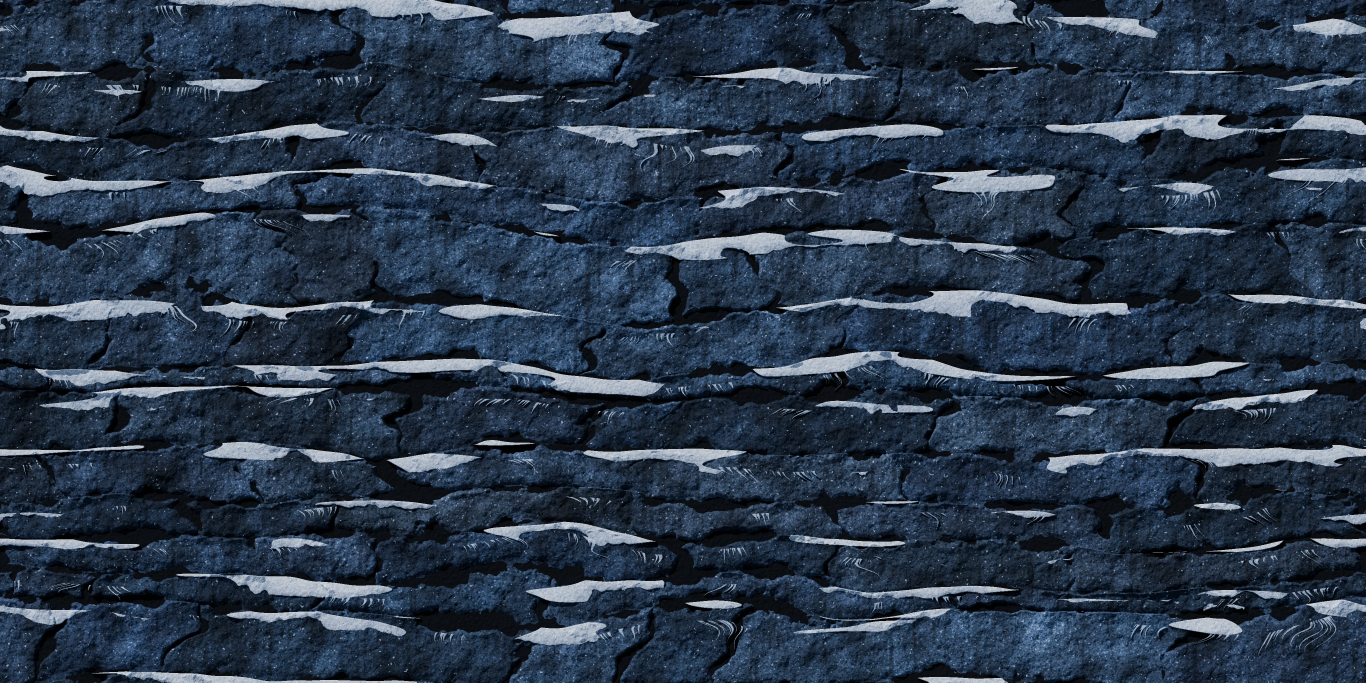
#> input picture dev/tex-backup/rock_arctic_native.webp, 4096 x 2048 px (shown at 1/3 size); its folder holds 3 pictures in this run
$ python arctic_snow_relief.py
#> lines starting #> are read from the running program, lines starting #| are printed output that depends on the picture; after the words box and inside, x2 and y2 are one past the last pixel; in counts of white or black regions, pixels touching at a corner belong together
"""Снег на уступах породы Арктики (критик r29: «белые плоские полосы читаются как дыры»): объём и меньше полос.

python dev/tools/arctic_snow_relief.py [--keep 0.55] [--seed 7] [--name rock_arctic]

Берёт родную ×4 assets/tex/native/<имя>.webp (прежняя сохраняется в dev/tex-backup/<имя>_native.webp один раз):
- снег = светлые малонасыщенные пиксели; каждый вертикальный отрезок снега в столбце затеняется сверху вниз
  (верх — свет, низ — синеватая тень 0.6), по верхней кромке — блик 1–2 px, лёгкое зерно — снег объёмный, а не плоский;
- камень (не снег) умножается на --rock-tint (оттенок по эталону);
- доля пятен (1 − keep, по умолчанию 65 %) убирается: пятно заполняется камнем прямо над ним (один сдвиг на пятно), края мягкие.
Пишет родную webp (lossy q90, как make_native --lossy) и малую assets/tex/<имя>.png — точное уменьшение 4×4.
"""
import argparse
import shutil
from pathlib import Path

import numpy as np
from PIL import Image
from scipy import ndimage

ROOT = Path(__file__).resolve().parent.parent.parent
Image.MAX_IMAGE_PIXELS = None


def main():
    ap = argparse.ArgumentParser()
    ap.add_argument('--name', default='rock_arctic')
    ap.add_argument('--keep', type=float, default=0.35)
    ap.add_argument('--seed', type=int, default=7)
    ap.add_argument('--rock-tint', default='1.159,0.944,0.748', help='множители каналов камня (не снега): r,g,b')
    a = ap.parse_args()
    nat = ROOT / 'assets/tex/native' / f'{a.name}.webp'
    bak = ROOT / 'dev/tex-backup' / f'{a.name}_native.webp'
    if not bak.exists():
        bak.parent.mkdir(parents=True, exist_ok=True); shutil.copy(nat, bak)
    img = np.asarray(Image.open(bak).convert('RGB')).astype(np.float32)
    H, W, _ = img.shape
#> H = 2048; W = 4096
    L = img.mean(2); sat = img.max(2) - img.min(2)
    snow = (L > 150) & (sat < 70)
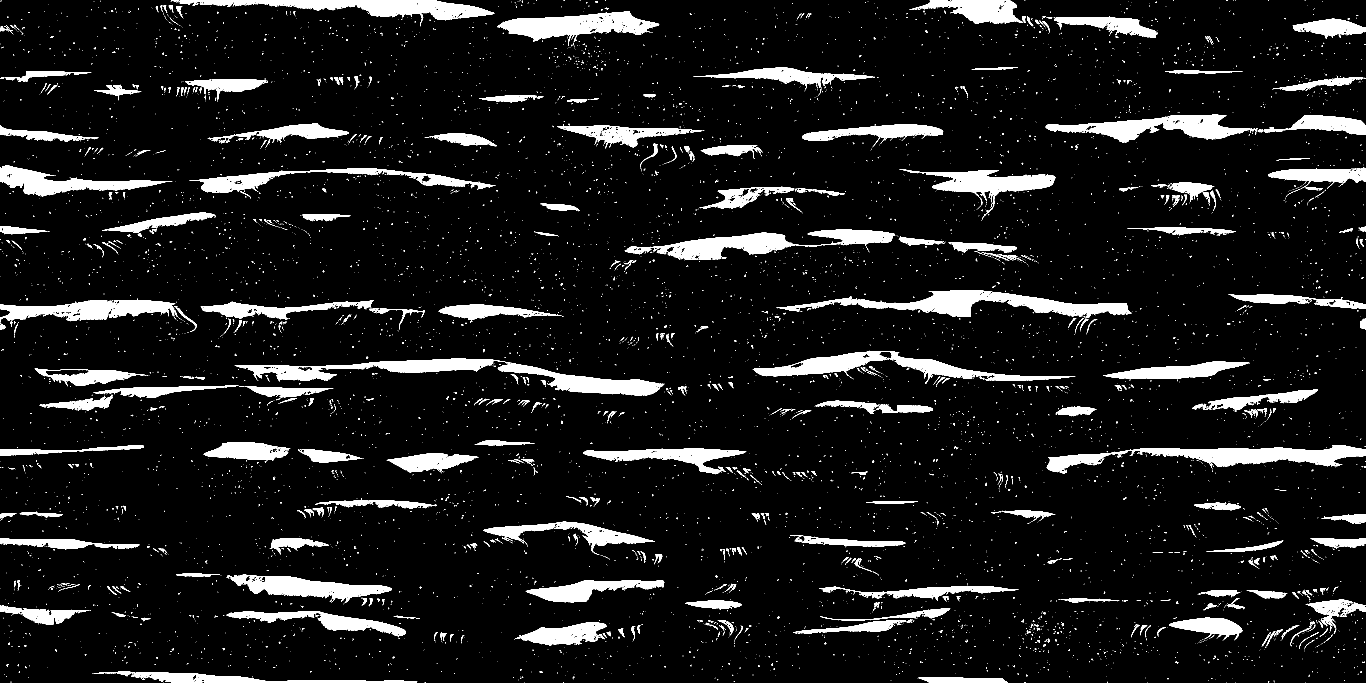
#> snow: shape (2048, 4096) bool (shown at 1/3 size); 9% white; 8352 white regions (7695 under 20 px), largest, box (x1, y1, x2, y2) and area: (704, 1076, 1994, 1188) 36558, (2329, 871, 3395, 953) 29923, (3140, 1335, 4096, 1417) 28763
    snow = ndimage.binary_closing(snow, iterations=1)
#> snow: shape (2048, 4096) bool; 9.3% white; 7573 white regions (6919 under 20 px), largest, box (x1, y1, x2, y2) and area: (704, 1076, 1994, 1188) 37480, (2329, 870, 3395, 953) 30756, (3140, 1335, 4095, 1420) 29741
    lab, n = ndimage.label(snow)
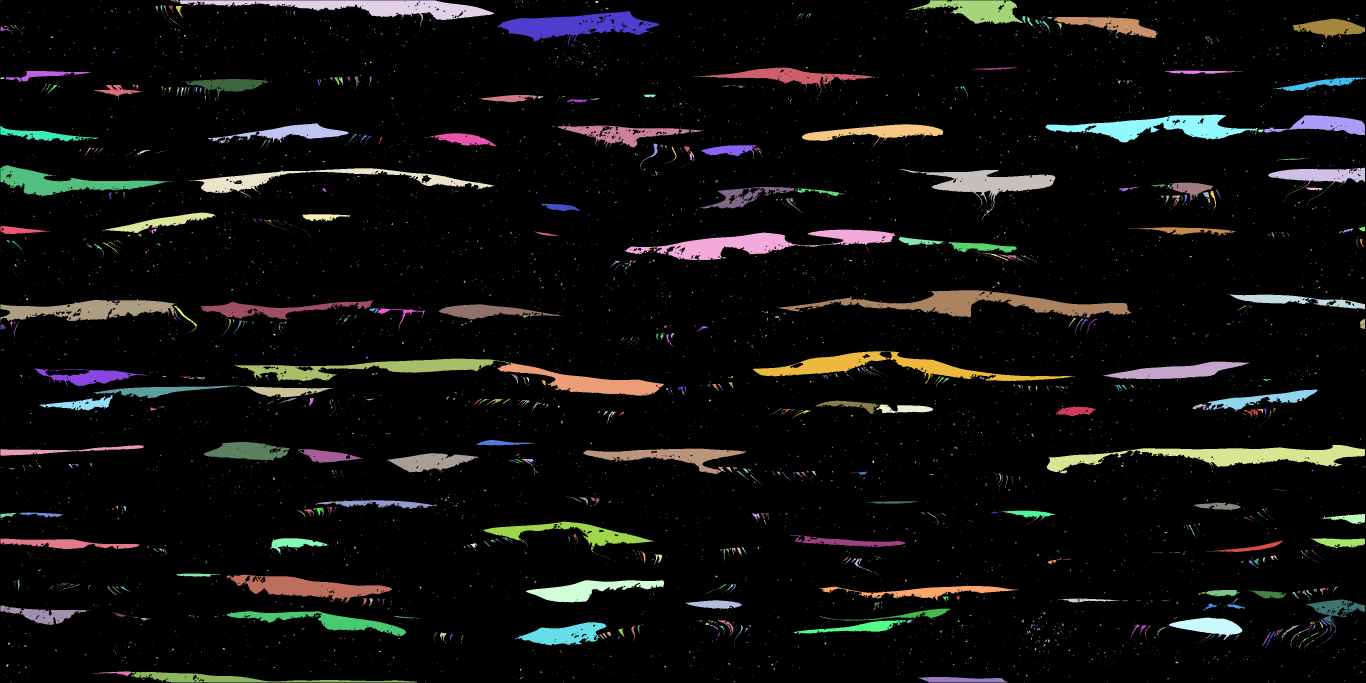
#> lab: shape (2048, 4096) int32 (shown at 1/3 size); 9979 distinct labels, from 0 to 9978; one colour per label, 0 black
#> n = 9978
    rng = np.random.default_rng(a.seed)
    drop = np.zeros(n + 1, bool); drop[1:] = rng.random(n) > a.keep
    sizes = ndimage.sum(snow, lab, range(n + 1))
#> sizes = 9979 values, max 30723 at index 4348, min 0 at index 0, mean 77.77
    drop[sizes < 30] = False                      # мелочь (сосульки, иней) не трогаем
    # r31: «линзы снега посреди скалы — как рваная бумага»: убранные пятна заполняются камнем прямо над ними
    # (тот же сдвиг для всего пятна — без полос), края — мягко
    src0 = img.copy(); repl = np.zeros((H, W), np.float32); fill_img = img.copy()
    for k, sl in enumerate(ndimage.find_objects(lab), 1):
        if sl is None or not drop[k]: continue
        ys, xs = sl; hh = ys.stop - ys.start; off = hh + 10
        m = ndimage.binary_dilation(lab[sl] == k, iterations=3)
        yy = (np.arange(ys.start, ys.stop) - off) % H
        patch = src0[yy][:, xs]
        fill_img[sl][m] = patch[m]; repl[sl][m] = 1.0
#> this loop made 9978 passes
#> (hh, off, yy) on passes 2, 3, 19: (5, 15, [2034, 2035, 2036, 2037, 2038]), (7, 17, [2032, 2033, 2034, 2035, 2036, 2037, 2038]), (6, 16, [2035, 2036, 2037, 2038, 2039, 2040])
#> repl: shape (2048, 4096) float32; values 0 (black) and 1 (white), 6.3% white; 246 white regions, largest, box (x1, y1, x2, y2) and area: (704, 1076, 1992, 1188) 46639, (2329, 871, 3395, 953) 37940, (3140, 1335, 4095, 1420) 36429
    repl = ndimage.gaussian_filter(repl, 1.5)
    img = img * (1 - repl[..., None]) + fill_img * repl[..., None]
    snow &= ~(drop[lab] & (lab > 0))
#> snow: shape (2048, 4096) bool; 4.5% white; 7661 white regions (7260 under 20 px), largest, box (x1, y1, x2, y2) and area: (2258, 1054, 3226, 1152) 24828, (538, 1, 1484, 79) 24499, (3137, 344, 3773, 428) 22382
    L = img.mean(2)                               # яркость после заполнения: оттенок камня ложится и на заплатки
    out = img.copy()
    grain = rng.normal(0, 1, (H, W)).astype(np.float32)
    grain = ndimage.gaussian_filter(grain, 1.2) * 6
    # тон по длине шапки: снег то на свету, то в тени соседнего выступа (период 60–200 px родной)
    tone = ndimage.gaussian_filter1d(rng.normal(0, 1, W).astype(np.float32), 40, mode='wrap'); tone /= np.abs(tone).max() + 1e-6
    shadow = np.array([104, 120, 158], np.float32)
    for x in range(W):
        col = snow[:, x]
        if not col.any(): continue
        d = np.diff(np.r_[0, col.astype(np.int8), 0])
        for y0, y1 in zip(np.flatnonzero(d == 1), np.flatnonzero(d == -1)):
            h = y1 - y0
            if False:
                # зеркальная копия породы над отрезком (с переносом по периоду) + мягкие края
                src = (y0 - 1 - np.arange(h) - 2) % H
                fill = img[src, x]
                out[y0:y1, x] = fill
                for k in (1, 2):
                    for yy, w in ((y0 - k, 0.5 / k), (y1 - 1 + k, 0.5 / k)):
                        yy %= H; out[yy, x] = out[yy, x] * (1 - w) + img[(yy - h - 3) % H, x] * w
                continue
            v = (np.arange(h) + 0.5) / max(h, 1)
            f = np.where(v < 0.22, 1.0, 1.0 - (v - 0.22) / 0.78 * 0.62)[:, None]
            seg = out[y0:y1, x] * (0.84 + 0.06 * tone[x])
            seg = seg * f + shadow * (1 - f)
            if h >= 3: seg[:2] = np.minimum(255, seg[:2] * 1.06 + 6)
            seg += grain[y0:y1, x, None]
            out[y0:y1, x] = seg
            if y1 < H: out[y1 % H, x] *= 0.78       # контактная тень под шапкой
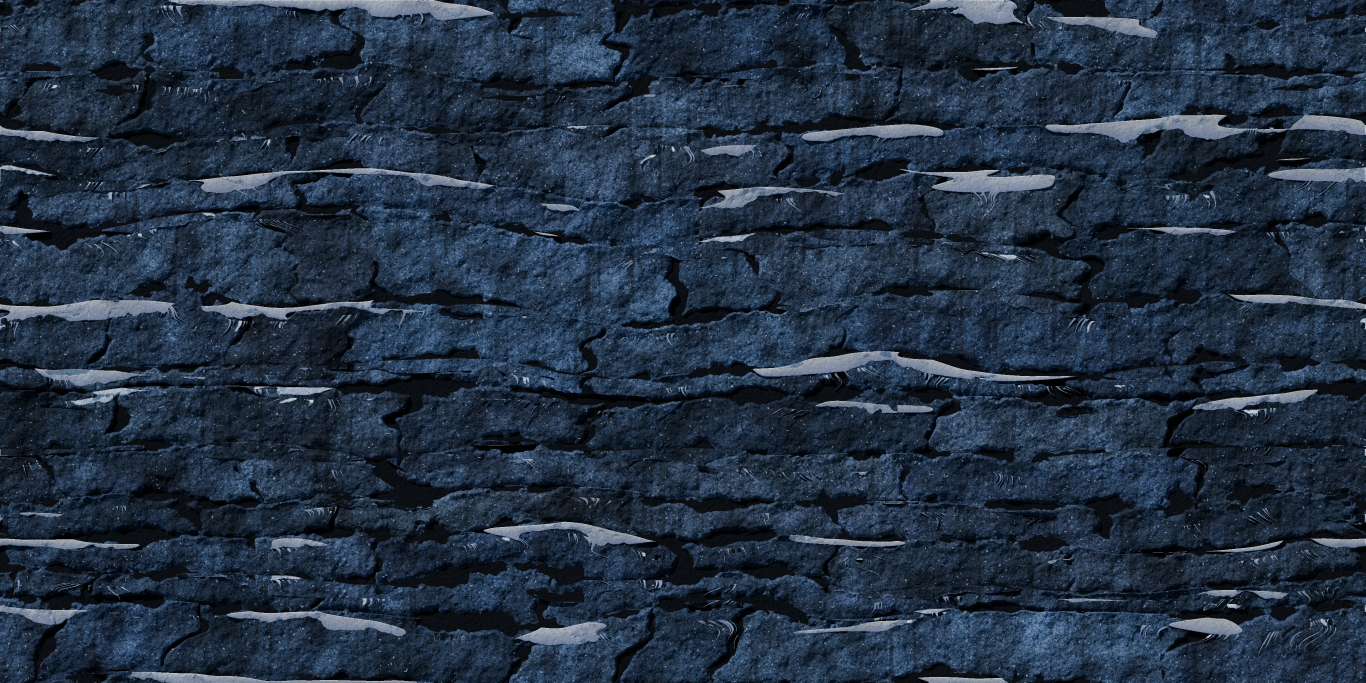
#> out: shape (2048, 4096, 3) float32 (shown at 1/3 size); mean R, G, B 35, 49, 67.5
#> after the loop, yy = [1987, 1988, 1989, 1990, 1991, 1992, 1993, 1994, 1995, 1996, 1997, 1998, 1999, 2000, 2001, 2002]
    # v73: оттенок камня по эталону (камень 22/27/37 при прежних 19/29/48): только камень, снег и сосульки — белые
    tint = np.array([float(v) for v in a.rock_tint.split(',')], np.float32)
    w = ndimage.gaussian_filter((~snow).astype(np.float32), 1.0)[..., None]
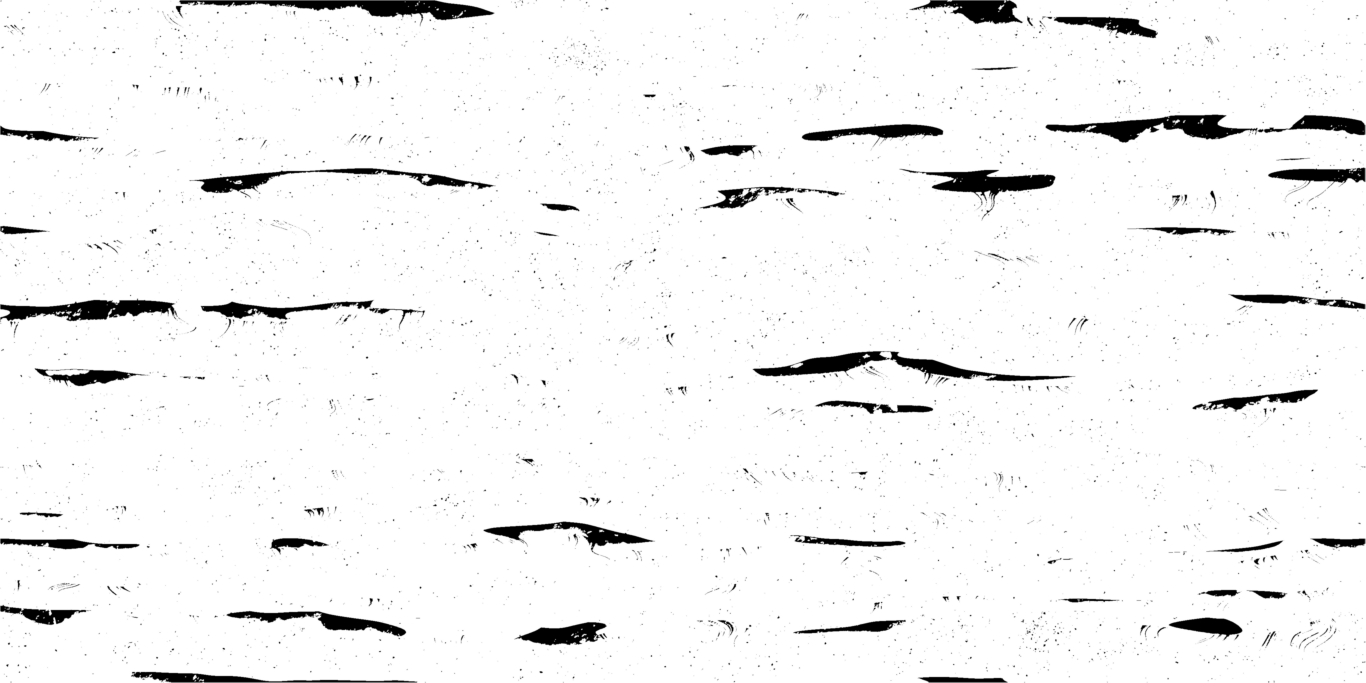
#> w: shape (2048, 4096, 1) float32 (shown at 1/3 size); min 0, max 1, mean 0.955
    w *= np.clip((200 - L[..., None]) / 60, 0, 1)                 # светлый иней и сосульки не трогаем
    out = out * (1 - w) + out * tint * w
    out = np.clip(np.rint(out), 0, 255).astype(np.uint8)
    Image.fromarray(out).save(nat, 'WEBP', quality=90, method=6)
    small = out.reshape(H // 4, 4, W // 4, 4, 3).astype(np.float32).mean((1, 3))
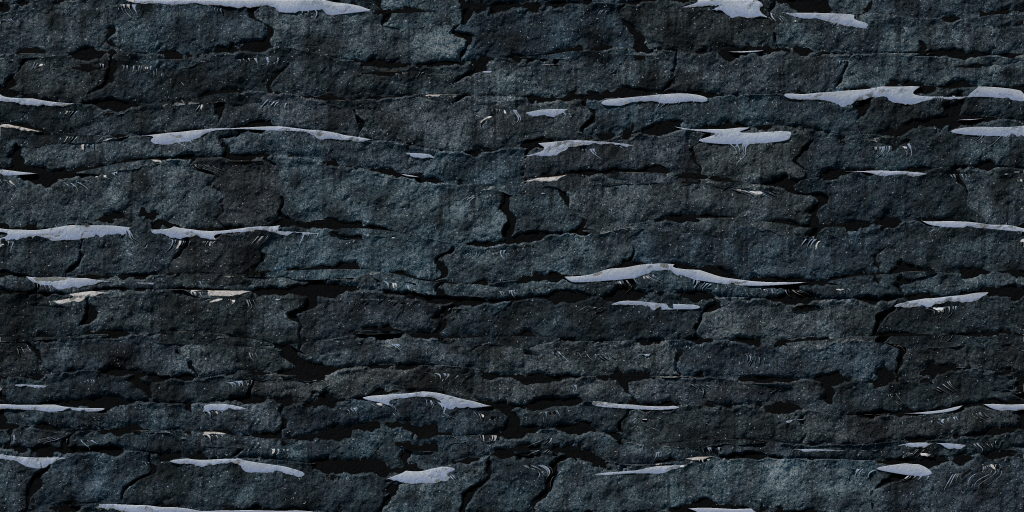
#> small: shape (512, 1024, 3) float32; mean R, G, B 39.5, 46.9, 52.2
    Image.fromarray(np.clip(np.rint(small), 0, 255).astype(np.uint8)).save(ROOT / 'assets/tex' / f'{a.name}.png', optimize=True)
    print('snow blobs', n, 'dropped', int(drop.sum()), 'wrote', nat)
#| snow blobs 9978 dropped 271 wrote assets/tex/native/rock_arctic.webp


if __name__ == '__main__':
    main()
